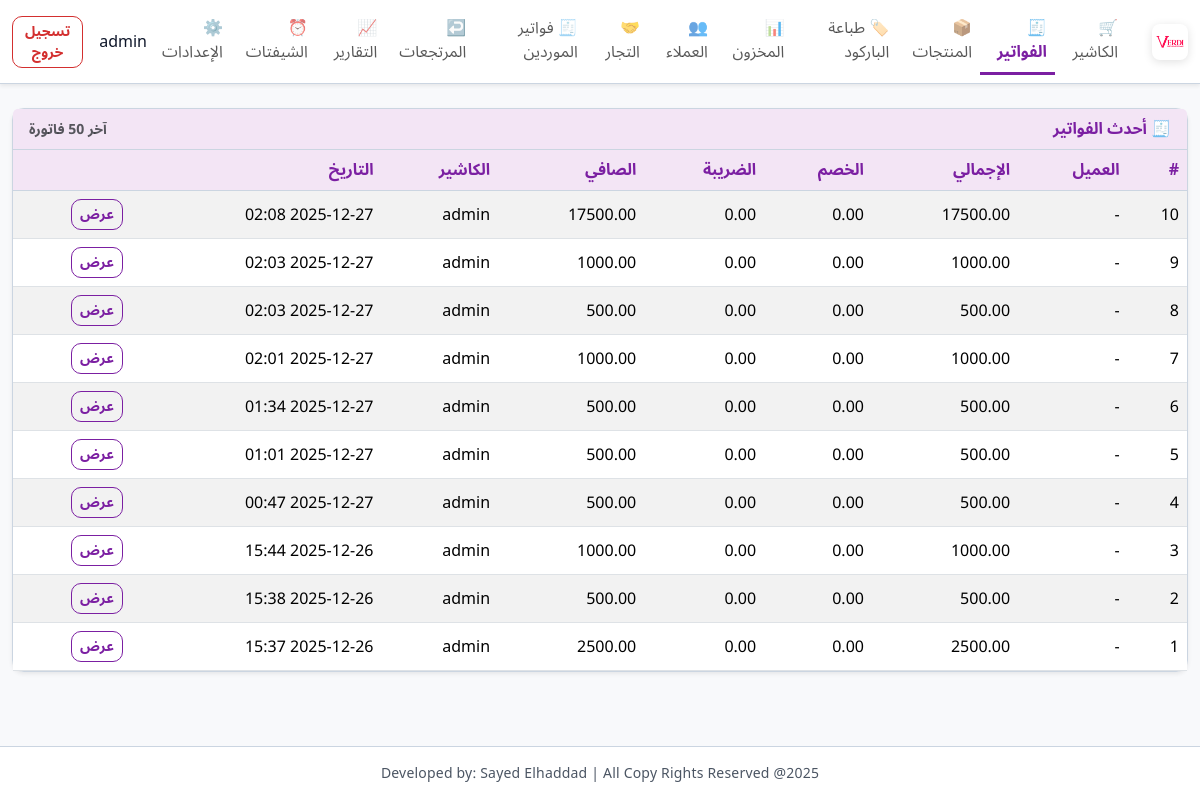
/sales (signed in), run on the app's committed database.
### app/models.py (models this page shows)
class User(UserMixin, db.Model):
    __tablename__ = "users"
    id = db.Column(db.Integer, primary_key=True)
    username = db.Column(db.String(80), unique=True, nullable=False)
    password_hash = db.Column(db.String(255), nullable=False)
    role = db.Column(db.String(20), nullable=False, default="cashier")

class Sale(db.Model):
    __tablename__ = "sales"
    id = db.Column(db.Integer, primary_key=True)
    customer_id = db.Column(db.Integer, db.ForeignKey("customers.id"))
    total = db.Column(db.Float, default=0)
    discount = db.Column(db.Float, default=0)
    tax = db.Column(db.Float, default=0)
    net_total = db.Column(db.Float, default=0)
    cashier = db.Column(db.String(80))
    created_at = db.Column(db.DateTime, default=datetime.utcnow)

### app/routes.py (the view)
@main_bp.route("/sales")
@login_required
def sales():
    sales_list = Sale.query.order_by(Sale.id.desc()).limit(50).all()
    return render_template("sales.html", sales=sales_list)

### app/models.py (called while the page is built)
@login_manager.user_loader
def load_user(user_id):
    return User.query.get(int(user_id))

### app/templates/sales.html
{% extends 'base.html' %}
{% block content %}
<div class="card shadow-sm">
  <div class="card-header d-flex justify-content-between align-items-center">
    <span>🧾 أحدث الفواتير</span>
    <small class="text-muted">آخر 50 فاتورة</small>
  </div>
  <div class="card-body p-0">
    <table class="table table-striped mb-0">
      <thead class="table-light">
        <tr><th>#</th><th>العميل</th><th>الإجمالي</th><th>الخصم</th><th>الضريبة</th><th>الصافي</th><th>الكاشير</th><th>التاريخ</th><th></th></tr>
      </thead>
      <tbody>
        {% for s in sales %}
        <tr>
          <td>{{ s.id }}</td>
          <td>{{ s.customer.name if s.customer else '-' }}</td>
          <td>{{ '%.2f'|format(s.total or 0) }}</td>
          <td>{{ '%.2f'|format(s.discount or 0) }}</td>
          <td>{{ '%.2f'|format(s.tax or 0) }}</td>
          <td>{{ '%.2f'|format(s.net_total or (s.total - (s.discount or 0) + (s.tax or 0))) }}</td>
          <td>{{ s.cashier or '-' }}</td>
          <td>{{ s.created_at.strftime('%Y-%m-%d %H:%M') }}</td>
          <td><a class="btn btn-sm btn-outline-primary" href="{{ url_for('main.invoice_view', sale_id=s.id) }}">عرض</a></td>
        </tr>
        {% else %}
        <tr><td colspan="9" class="text-center p-3">لا يوجد فواتير</td></tr>
        {% endfor %}
      </tbody>
    </table>
  </div>
</div>
{% endblock %}

### app/templates/base.html (shortened to what this page needs)
<!DOCTYPE html>
<html lang="ar" dir="rtl">
<head>
  <link href="https://cdn.jsdelivr.net/npm/bootstrap@5.3.2/dist/css/bootstrap.rtl.min.css" rel="stylesheet">
  <link rel="stylesheet" href="{{ url_for('static', filename='css/style.css', v='20251227') }}">
</head>
<body class="layout-body">
<nav class="navbar navbar-expand-lg navbar-light bg-white shadow-sm mb-4">
  <div class="container-fluid">
    <a class="navbar-brand" href="{{ url_for('main.pos') }}">
      <img src="{{ url_for('static', filename='img/logo.png') }}" alt="logo" class="brand-logo">
    </a>
    <div class="collapse navbar-collapse" id="navMenu">
      <ul class="navbar-nav me-auto mb-2 mb-lg-0">
        <li class="nav-item"><a class="nav-link {% if request.endpoint == 'main.pos' %}active{% endif %}" href="{{ url_for('main.pos') }}">🛒 الكاشير</a></li>
        <li class="nav-item"><a class="nav-link {% if request.endpoint == 'main.sales' %}active{% endif %}" href="{{ url_for('main.sales') }}">🧾 الفواتير</a></li>
        <li class="nav-item"><a class="nav-link" href="{{ url_for('main.products') }}">📦 المنتجات</a></li>
        <li class="nav-item"><a class="nav-link" href="{{ url_for('main.print_barcodes') }}">🏷️ طباعة الباركود</a></li>
        <li class="nav-item"><a class="nav-link" href="{{ url_for('main.inventory') }}">📊 المخزون</a></li>
        <li class="nav-item"><a class="nav-link" href="{{ url_for('main.customers') }}">👥 العملاء</a></li>
        <li class="nav-item"><a class="nav-link" href="{{ url_for('main.suppliers') }}">🤝 التجار</a></li>
        <li class="nav-item"><a class="nav-link" href="{{ url_for('main.supplier_invoices') }}">🧾 فواتير الموردين</a></li>
        <li class="nav-item"><a class="nav-link" href="{{ url_for('main.returns') }}">↩️ المرتجعات</a></li>
        <li class="nav-item"><a class="nav-link" href="{{ url_for('main.reports') }}">📈 التقارير</a></li>
        <li class="nav-item"><a class="nav-link" href="{{ url_for('main.shifts') }}">⏰ الشيفتات</a></li>
        <li class="nav-item"><a class="nav-link" href="{{ url_for('main.settings') }}">⚙️ الإعدادات</a></li>
      </ul>
      <div class="d-flex align-items-center">
        <span class="me-3">{{ current_user.username }}</span>
        <a href="{{ url_for('auth.logout') }}" class="btn btn-outline-danger btn-sm">تسجيل خروج</a>
      </div>
    </div>
  </div>
</nav>
<div class="container-fluid mb-5 main-content">
  {% block content %}{% endblock %}
</div>
<footer class="app-footer text-center py-3 small mt-auto">
  Developed by: Sayed Elhaddad | All Copy Rights Reserved @2025
</footer>
</body>
</html>

### app/static/css/style.css (style rules this page uses)
:root { --md-primary: #7b1fa2; --md-primary-variant: #9c27b0; --md-on-primary: #ffffff; --md-primary-container: #f3e5f5; --md-secondary: #00897b; --md-on-secondary: #ffffff; --md-surface: #f8f9fb; --md-surface-2: #ffffff; --md-outline: #cbd5e1; --md-muted: #6b7280; --md-ink: #0f172a; --md-success: #2e7d32; --md-warning: #ed6c02; --md-error: #d32f2f; --brand: var(--md-primary); --brand-2: var(--md-primary-variant); --ink: var(--md-ink); --muted: var(--md-muted); --card: var(--md-surface-2); --soft: var(--md-surface); --border: var(--md-outline); --md-radius: 12px; --md-shadow-1: 0 2px 6px rgba(0,0,0,0.08); --md-shadow-2: 0 4px 12px rgba(0,0,0,0.10); --md-shadow-3: 0 8px 18px rgba(0,0,0,0.12); --space-1: 8px; --space-2: 16px; --space-3: 24px; }
body { direction: rtl; text-align: right; font-family: 'Cairo', 'IBM Plex Sans Arabic', 'Noto Sans Arabic', 'Segoe UI', Tahoma, sans-serif; background: var(--md-surface); color: var(--md-ink); }
.layout-body { min-height: 100vh; display: flex; flex-direction: column; }
.main-content { flex: 1; }
.card-header { font-weight: 700; background: var(--md-primary-container); color: var(--md-primary); border-bottom: 1px solid var(--md-outline); }
.table thead th { background: var(--md-primary-container); font-weight: 700; color: var(--md-primary); border-bottom: 1px solid var(--md-outline); }
.navbar { background: var(--md-surface-2); border-bottom: 1px solid var(--md-outline); box-shadow: var(--md-shadow-2); }
.navbar .nav-link.active { font-weight: 700; color: var(--brand) !important; border-bottom: 3px solid var(--brand); }
.navbar-brand img { height: 36px; }
.brand-logo { height: 40px; margin-left: 10px; border-radius: 8px; box-shadow: 0 2px 10px rgba(0,0,0,0.12); }
.card { border-radius: var(--md-radius); box-shadow: var(--md-shadow-1); border: 1px solid var(--md-outline); background: var(--md-surface-2); }
.table th, .table td { vertical-align: middle; }
.btn { border-radius: 10px; font-weight: 600; }
.btn-outline-danger { border-width: 1.5px; color: var(--md-error); border-color: var(--md-error); }
.btn-outline-primary { color: var(--md-primary); border-color: var(--md-primary); }
.table-striped > tbody > tr:nth-of-type(odd) { background-color: #fcfdff; }
.app-footer { background: rgba(255,255,255,0.95); border-top: 1px solid var(--md-outline); color: #4b5563; letter-spacing: 0.2px; margin-top: auto; }

### data on the page
User: username "admin"
Sale: id "10", customer "-", total "17500.00", discount "0.00", tax "0.00", s.net_totalor(s.total-(s.discountor0)+(s.taxor0)) "17500.00", cashier "admin", created_at "2025-12-27 02:08"
Sale: id "9", customer "-", total "1000.00", discount "0.00", tax "0.00", s.net_totalor(s.total-(s.discountor0)+(s.taxor0)) "1000.00", cashier "admin", created_at "2025-12-27 02:03"
Sale: id "8", customer "-", total "500.00", discount "0.00", tax "0.00", s.net_totalor(s.total-(s.discountor0)+(s.taxor0)) "500.00", cashier "admin", created_at "2025-12-27 02:03"
Sale: id "7", customer "-", total "1000.00", discount "0.00", tax "0.00", s.net_totalor(s.total-(s.discountor0)+(s.taxor0)) "1000.00", cashier "admin", created_at "2025-12-27 02:01"
Sale: id "6", customer "-", total "500.00", discount "0.00", tax "0.00", s.net_totalor(s.total-(s.discountor0)+(s.taxor0)) "500.00", cashier "admin", created_at "2025-12-27 01:34"
Sale: id "5", customer "-", total "500.00", discount "0.00", tax "0.00", s.net_totalor(s.total-(s.discountor0)+(s.taxor0)) "500.00", cashier "admin", created_at "2025-12-27 01:01"
Sale: id "4", customer "-", total "500.00", discount "0.00", tax "0.00", s.net_totalor(s.total-(s.discountor0)+(s.taxor0)) "500.00", cashier "admin", created_at "2025-12-27 00:47"
Sale: id "3", customer "-", total "1000.00", discount "0.00", tax "0.00", s.net_totalor(s.total-(s.discountor0)+(s.taxor0)) "1000.00", cashier "admin", created_at "2025-12-26 15:44"
Sale: id "2", customer "-", total "500.00", discount "0.00", tax "0.00", s.net_totalor(s.total-(s.discountor0)+(s.taxor0)) "500.00", cashier "admin", created_at "2025-12-26 15:38"
Sale: id "1", customer "-", total "2500.00", discount "0.00", tax "0.00", s.net_totalor(s.total-(s.discountor0)+(s.taxor0)) "2500.00", cashier "admin", created_at "2025-12-26 15:37"
